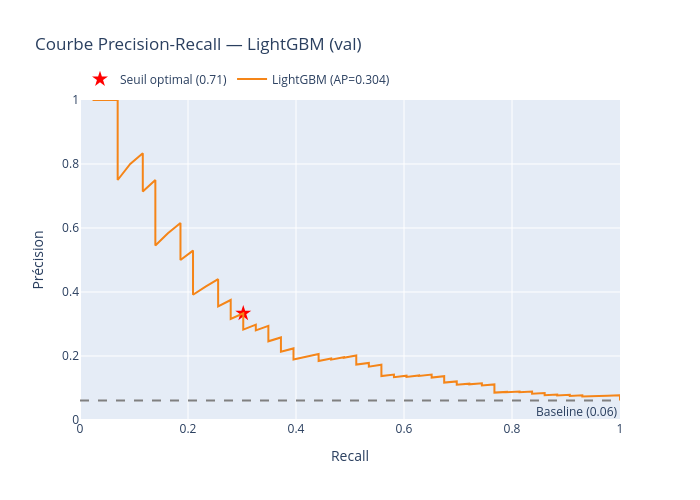

Notebook cell for this chart:
### Code cell
proba_lgb_val  = lgb_model.predict_proba(X_val_lgb)[:, 1]
proba_lgb_train = lgb_model.predict_proba(X_train_lgb)[:, 1]

lgb_result = mdl.evaluate_and_log(
    model_name="LightGBM",
    run_name="b_lightgbm_baseline",
    params={
        "model_type":        "LGBMClassifier",
        "n_estimators_max":  1000,
        "best_iteration":    lgb_model.best_iteration_,
        "learning_rate":     0.05,
        "num_leaves":        31,
        "min_child_samples": 20,
        "feature_fraction":  0.9,
        "bagging_fraction":  0.9,
        "is_unbalance":      True,
        "encoding":          "native_categorical",
    },
    y_val=y_val,  proba_val=proba_lgb_val,
    y_train=y_train, proba_train=proba_lgb_train,
    model=lgb_model,
    model_flavor="lightgbm",
    tags={"stage": "b_lightgbm", "encoding": "native_cat"},
)

### Figure 1 — Plotly figure (JSON) as saved in the notebook; plotly's stock layout.template omitted (floating-point values rounded to 4 significant figures; data arrays with more than 128 entries replaced by an {"elided": "..."} marker saying what was removed)
{"data": [{"marker": {"color": "red", "size": 12, "symbol": "star"}, "mode": "markers", "name": "Seuil optimal (0.71)", "type": "scatter", "x": [0.3023], "y": [0.3333]}, {"customdata": {"elided": "671 float values"}, "hovertemplate": "Recall: %{x:.3f}<br>Précision: %{y:.3f}<br>Seuil: %{customdata:.3f}<extra></extra>", "line": {"color": "#F58518", "width": 2}, "mode": "lines", "name": "LightGBM (AP=0.304)", "type": "scatter", "x": {"elided": "671 float values"}, "y": {"elided": "671 float values"}}], "layout": {"annotations": [{"showarrow": false, "text": "Baseline (0.06)", "x": 1, "xanchor": "right", "xref": "x domain", "y": 0.06073, "yanchor": "top", "yref": "y"}], "height": 500, "legend": {"orientation": "h", "y": 1.02, "yanchor": "bottom"}, "shapes": [{"line": {"color": "grey", "dash": "dash"}, "type": "line", "x0": 0, "x1": 1, "xref": "x domain", "y0": 0.06073, "y1": 0.06073, "yref": "y"}], "title": {"text": "Courbe Precision-Recall — LightGBM (val)"}, "width": 700, "xaxis": {"range": [0, 1], "title": {"text": "Recall"}}, "yaxis": {"range": [0, 1], "title": {"text": "Précision"}}}}
